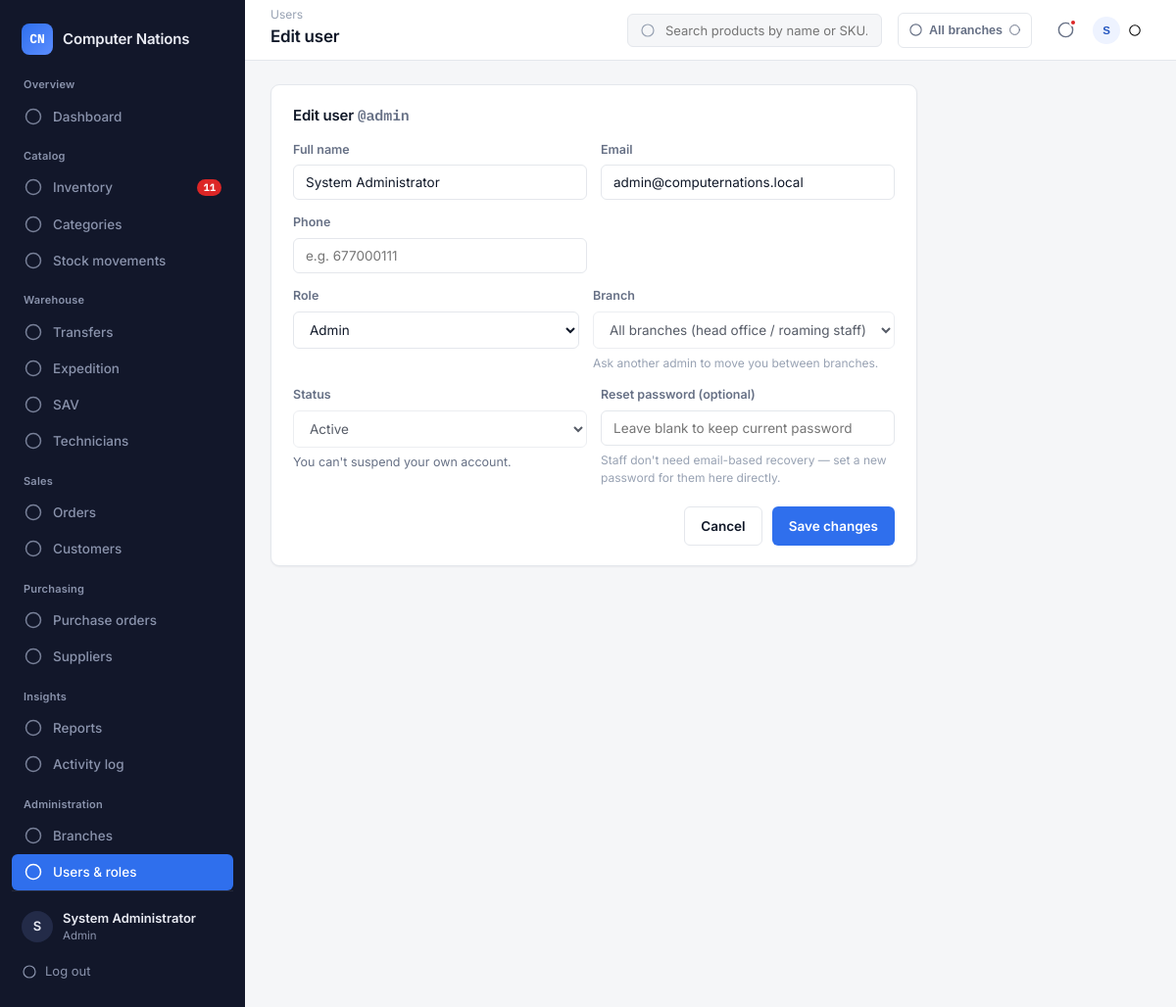
The page /modules/users/edit.php?id=1 (signed in) on the database as committed earlier.
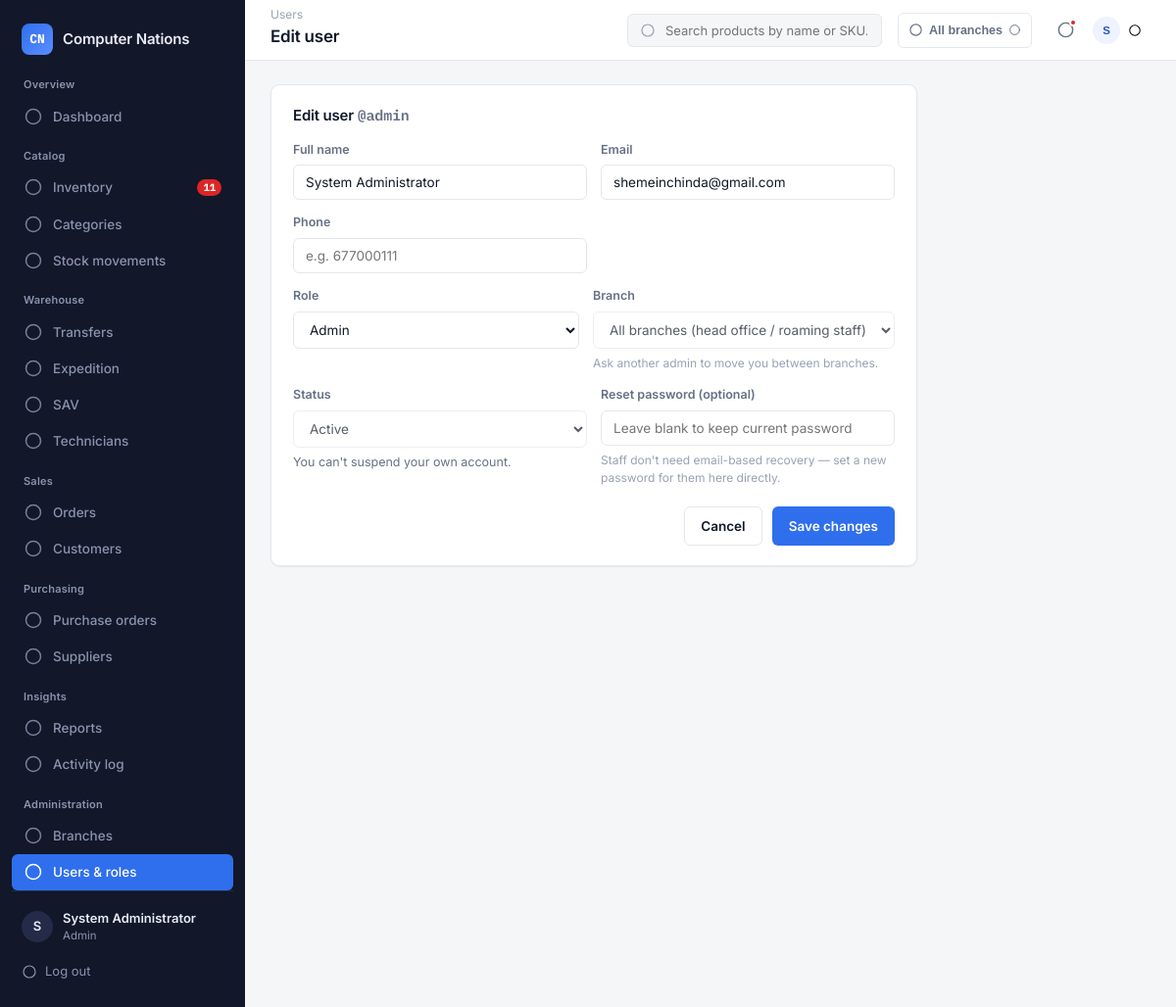
The same page on the database as committed later.
### tables this page shows
CREATE TABLE users (
    id INT AUTO_INCREMENT PRIMARY KEY,
    full_name VARCHAR(100) NOT NULL,
    username VARCHAR(50) NOT NULL UNIQUE,
    email VARCHAR(120) NOT NULL UNIQUE,
    phone VARCHAR(30) DEFAULT NULL,
    password VARCHAR(255) NOT NULL,         
    role_id INT NOT NULL,
    branch_id INT DEFAULT NULL,
    avatar VARCHAR(255) DEFAULT NULL,
    status ENUM('active','suspended') NOT NULL DEFAULT 'active',
    reset_token_hash VARCHAR(255) DEFAULT NULL,    
    reset_token_expires DATETIME DEFAULT NULL,
    last_login DATETIME DEFAULT NULL,
    created_at TIMESTAMP DEFAULT CURRENT_TIMESTAMP,
    FOREIGN KEY (role_id) REFERENCES roles(id),
    FOREIGN KEY (branch_id) REFERENCES branches(id) ON DELETE SET NULL
);

CREATE TABLE roles (
    id INT AUTO_INCREMENT PRIMARY KEY,
    name VARCHAR(50) NOT NULL UNIQUE,
    description VARCHAR(255) DEFAULT NULL
);

### includes/functions.php (called while the page is built, shortened)
<?php
function clean($value) {
    return htmlspecialchars(trim($value ?? ''), ENT_QUOTES, 'UTF-8');
}
function currentUser() {
    return $_SESSION['user'] ?? null;
}

### modules/users/edit.php (the view, shortened to what the changed rows need)
<?php
require_once __DIR__ . '/../../config/config.php';
$pageTitle = 'Edit user';
$id = (int)($_GET['id'] ?? $_POST['id'] ?? 0);
$stmt = $pdo->prepare("SELECT * FROM users WHERE id = ?");
$stmt->execute([$id]);
$editUser = $stmt->fetch();
$roles = $pdo->query("SELECT id, name FROM roles ORDER BY id")->fetchAll();
$isSelf = $id === (int)$_SESSION['user_id'];
require_once __DIR__ . '/../../includes/header.php';
?>
<section class="panel panel-form">
  <h2>Edit user <span class="mono muted">@<?= clean($editUser['username']) ?></span></h2>
  <form method="post">
    <div class="form-row">
      <div class="form-field"><label>Full name</label><input type="text" name="full_name" value="<?= clean($editUser['full_name']) ?>" required></div>
      <div class="form-field"><label>Email</label><input type="email" name="email" value="<?= clean($editUser['email']) ?>" required></div>
    </div>
    <div class="form-row">
      <div class="form-field">
        <label>Role</label>
        <select name="role_id" required>
          <?php foreach ($roles as $r): ?>
            <option value="<?= $r['id'] ?>" <?= $r['id'] == $editUser['role_id'] ? 'selected' : '' ?>><?= clean($r['name']) ?></option>
          <?php endforeach; ?>
        </select>
      </div>
    </div>
    <div class="form-row">
      <div class="form-field">
        <label>Status</label>
        <select name="status" <?= $isSelf ? 'disabled' : '' ?>>
          <option value="active" <?= $editUser['status'] === 'active' ? 'selected' : '' ?>>Active</option>
        </select>
        <?php if ($isSelf): ?><input type="hidden" name="status" value="active"><p class="muted small">You can't suspend your own account.</p><?php endif; ?>
      </div>
    </div>
  </form>
</section>
<?php require_once __DIR__ . '/../../includes/footer.php'; ?>

### includes/header.php (shortened to what the changed rows need)
<?php
require_once __DIR__ . '/icons.php';
$user = currentUser();
?>
<!DOCTYPE html>
<html lang="en">
<head>
<link rel="stylesheet" href="<?= BASE_URL ?>assets/css/style.css">
</head>
<body>
<div class="app-shell">
  <aside class="sidebar" id="sidebar">
    <div class="sidebar-footer">
      <div class="user-chip">
        <div class="user-avatar"><?= strtoupper(substr($user['full_name'], 0, 1)) ?></div>
        <div>
          <div class="user-name"><?= clean($user['full_name']) ?></div>
          <div class="user-role"><?= clean($user['role_name']) ?></div>
        </div>
      </div>
    </div>
  </aside>
  <div class="main-area">
    <header class="topbar">
      <div class="page-title-wrap">
        <h1 class="page-title"><?= isset($pageTitle) ? clean($pageTitle) : 'Dashboard' ?></h1>
      </div>
      <div class="topbar-actions">
        <div class="dropdown">
          <button type="button" class="user-menu-trigger dropdown-trigger">
            <div class="user-avatar"><?= strtoupper(substr($user['full_name'], 0, 1)) ?></div>
            <?= icon('chevron', 14) ?>
          </button>
        </div>
      </div>
    </header>
    <main class="content">

Rows that differ between the two databases and show on the page:
changed users "admin": email "admin@computernations.local" → "shemeinchinda@gmail.com"
